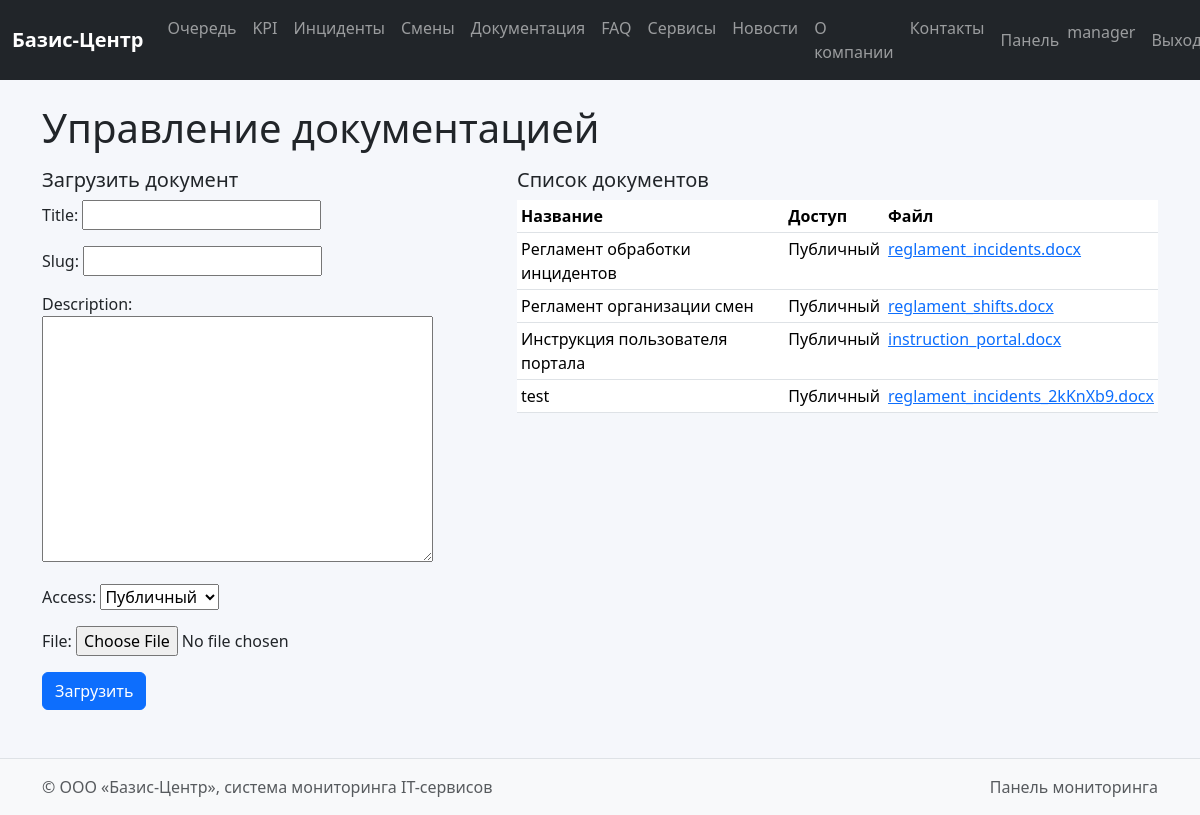
Screenshot of /dashboard/docs-manage/ (signed in) with the database file from the repository.
### dashboard/models.py (models this page shows, shortened)
class Document(models.Model):
    ACCESS_CHOICES = [
        ('public', 'Публичный'),
        ('client', 'Клиенты'),
        ('internal', 'Внутренний'),
    ]
    title = models.CharField(max_length=200)
    slug = models.SlugField(unique=True)
    description = models.TextField()
    file = models.FileField(upload_to='docs/')
    access = models.CharField(max_length=20, choices=ACCESS_CHOICES, default='public')

### dashboard/views.py (the view)
# urls.py: path('docs-manage/', views.docs_manage, name='docs_manage'),
@login_required
def docs_manage(request):
    ensure_sample_data()
    role = get_role(request.user)
    if role not in ['admin', 'manager']:
        return HttpResponseForbidden('Доступ запрещён.')
    if request.method == 'POST':
        form = DocumentForm(request.POST, request.FILES)
        if form.is_valid():
            form.save()
            return redirect('dashboard:docs_manage')
    else:
        form = DocumentForm()
    docs = Document.objects.all()
    return render(request, 'dashboard/docs_manage.html', {'docs': docs, 'form': form})

### dashboard/forms.py
class DocumentForm(forms.ModelForm):
    class Meta:
        model = Document
        fields = ['title', 'slug', 'description', 'access', 'file']

### dashboard/views.py (called while the page is built, shortened)
def get_role(user):
    profile = getattr(user, 'profile', None)
    if profile:
        return profile.role
    if user.is_superuser:
        return 'admin'
    return 'client'

def ensure_sample_data():
    admin = User.objects.filter(username='admin').first()
    manager = User.objects.filter(username='manager').first()
    client = User.objects.filter(username='client').first()

### templates/dashboard/docs_manage.html (shortened to what this page needs)
{% extends 'base.html' %}
{% block content %}
<h1 class="mb-3">Управление документацией</h1>
<div class="row">
  <div class="col-md-5">
    <h5>Загрузить документ</h5>
    <form method="post" enctype="multipart/form-data">
      {{ form.as_p }}
      <button class="btn btn-primary">Загрузить</button>
    </form>
  </div>
  <div class="col-md-7">
    <h5>Список документов</h5>
    <table class="table table-sm">
      <thead><tr><th>Название</th><th>Доступ</th><th>Файл</th></tr></thead>
      <tbody>
        {% for d in docs %}
        <tr>
          <td>{{ d.title }}</td>
          <td>{{ d.get_access_display }}</td>
          <td>
            {% if d.file %}
              <a href="{{ d.file.url }}">{{ d.file.name|slice:'5:' }}</a>
            {% else %}
              <span class="text-muted">Нет файла</span>
            {% endif %}
          </td>
        </tr>
        {% empty %}
        <tr><td colspan="3" class="text-center text-muted">Документы ещё не загружены.</td></tr>
        {% endfor %}
      </tbody>
    </table>
  </div>
</div>
{% endblock %}

### templates/base.html (shortened to what this page needs)
{% load static %}
<!doctype html>
<html lang="ru">
  <head>
    <link href="https://cdn.jsdelivr.net/npm/bootstrap@5.3.3/dist/css/bootstrap.min.css" rel="stylesheet">
    <link href="{% static 'css/style.css' %}" rel="stylesheet">
  </head>
  <body class="d-flex flex-column min-vh-100">
    <nav class="navbar navbar-expand-lg navbar-dark bg-dark mb-4">
      <div class="container-fluid">
        <a class="navbar-brand" href="{% url 'core:index' %}">Базис-Центр</a>
        <div class="collapse navbar-collapse" id="mainNav">
          <ul class="navbar-nav me-auto mb-2 mb-lg-0">
            <li class="nav-item"><a class="nav-link" href="{% url 'core:public_queue' %}">Очередь</a></li>
            <li class="nav-item"><a class="nav-link" href="{% url 'core:public_kpi' %}">KPI</a></li>
            <li class="nav-item"><a class="nav-link" href="{% url 'core:public_incidents' %}">Инциденты</a></li>
            <li class="nav-item"><a class="nav-link" href="{% url 'core:public_shifts' %}">Смены</a></li>
            <li class="nav-item"><a class="nav-link" href="{% url 'core:docs_public' %}">Документация</a></li>
            <li class="nav-item"><a class="nav-link" href="{% url 'core:faq' %}">FAQ</a></li>
            <li class="nav-item"><a class="nav-link" href="{% url 'core:services' %}">Сервисы</a></li>
            <li class="nav-item"><a class="nav-link" href="{% url 'core:news' %}">Новости</a></li>
            <li class="nav-item"><a class="nav-link" href="{% url 'core:about' %}">О компании</a></li>
            <li class="nav-item"><a class="nav-link" href="{% url 'core:contacts' %}">Контакты</a></li>
          </ul>
          <ul class="navbar-nav ms-auto">
            {% if user.is_authenticated %}
              <li class="nav-item"><a class="nav-link" href="{% url 'dashboard:home' %}">Панель</a></li>
              <li class="nav-item"><span class="navbar-text me-2">{{ user.username }}</span></li>
              <li class="nav-item"><a class="nav-link" href="{% url 'accounts:logout' %}">Выход</a></li>
            {% else %}
              <li class="nav-item"><a class="nav-link" href="{% url 'accounts:login' %}">Вход</a></li>
            {% endif %}
          </ul>
        </div>
      </div>
    </nav>
    <main class="container mb-5">
      {% block content %}{% endblock %}
    </main>
    <footer class="bg-light border-top py-3 mt-auto">
      <div class="container d-flex justify-content-between">
        <span class="text-muted">© ООО «Базис-Центр», система мониторинга IT-сервисов</span>
        <span class="text-muted">Панель мониторинга</span>
      </div>
    </footer>
  </body>
</html>

### static/css/style.css (style rules this page uses)
body { background-color:#f5f7fb; }
.navbar-brand { font-weight:600; }

### rows the page displays
Document: title "Регламент обработки инцидентов", access "Публичный", file.name "reglament_incidents.docx"
Document: title "Регламент организации смен", access "Публичный", file.name "reglament_shifts.docx"
Document: title "Инструкция пользователя портала", access "Публичный", file.name "instruction_portal.docx"
Document: title "test", access "Публичный", file.name "reglament_incidents_2kKnXb9.docx"

### other values shown
{{ user.username }} "manager"
